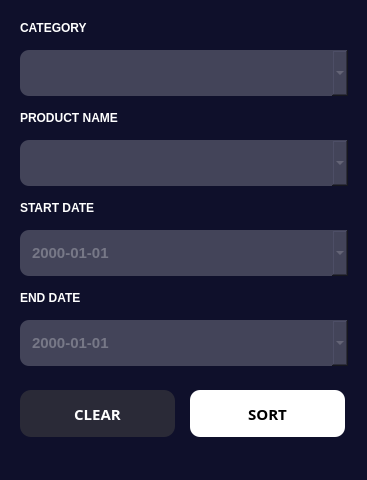
<?xml version="1.0" encoding="UTF-8"?>
<ui version="4.0">
 <class>SortSales</class>
 <widget class="QDialog" name="SortSales">
  <property name="geometry">
   <rect>
    <x>0</x>
    <y>0</y>
    <width>367</width>
    <height>480</height>
   </rect>
  </property>
  <property name="minimumSize">
   <size>
    <width>367</width>
    <height>480</height>
   </size>
  </property>
  <property name="maximumSize">
   <size>
    <width>367</width>
    <height>480</height>
   </size>
  </property>
  <property name="windowTitle">
   <string>Dialog</string>
  </property>
  <property name="styleSheet">
   <string notr="true">QDialog#SortSales{
background-color: rgb(15, 16, 43);
}</string>
  </property>
  <widget class="QLabel" name="label_7">
   <property name="geometry">
    <rect>
     <x>20</x>
     <y>110</y>
     <width>111</width>
     <height>16</height>
    </rect>
   </property>
   <property name="styleSheet">
    <string notr="true">font-family: 'Montserrat';
font-style: normal;
font-weight: 600;
font-size: 10.1515px;
line-height: 12px;
text-transform: uppercase;

color: #FFFFFF;</string>
   </property>
   <property name="text">
    <string>PRODUCT NAME</string>
   </property>
  </widget>
  <widget class="QComboBox" name="CatCBOX">
   <property name="geometry">
    <rect>
     <x>20</x>
     <y>50</y>
     <width>328</width>
     <height>46</height>
    </rect>
   </property>
   <property name="styleSheet">
    <string notr="true">font-family: 'Montserrat';
font-style: normal;
font-weight: 500;
font-size: 15px;
line-height: 18px;
color: #777887;

position: absolute;
width: 318px;
height: 34px;

background: #434459;
border-radius: 9.32035px;

padding-left:10px;</string>
   </property>
   <property name="editable">
    <bool>false</bool>
   </property>
   <property name="frame">
    <bool>true</bool>
   </property>
  </widget>
  <widget class="QLabel" name="label_12">
   <property name="geometry">
    <rect>
     <x>20</x>
     <y>20</y>
     <width>151</width>
     <height>16</height>
    </rect>
   </property>
   <property name="styleSheet">
    <string notr="true">font-family: 'Montserrat';
font-style: normal;
font-weight: 600;
font-size: 10.1515px;
line-height: 12px;
text-transform: uppercase;

color: #FFFFFF;</string>
   </property>
   <property name="text">
    <string>CATEGORY</string>
   </property>
  </widget>
  <widget class="QLabel" name="label_13">
   <property name="geometry">
    <rect>
     <x>20</x>
     <y>200</y>
     <width>151</width>
     <height>16</height>
    </rect>
   </property>
   <property name="styleSheet">
    <string notr="true">font-family: 'Montserrat';
font-style: normal;
font-weight: 600;
font-size: 10.1515px;
line-height: 12px;
text-transform: uppercase;

color: #FFFFFF;</string>
   </property>
   <property name="text">
    <string>START DATE</string>
   </property>
  </widget>
  <widget class="QPushButton" name="pushButton_24">
   <property name="geometry">
    <rect>
     <x>20</x>
     <y>390</y>
     <width>155</width>
     <height>47</height>
    </rect>
   </property>
   <property name="font">
    <font>
     <family>Montserrat</family>
     <pointsize>-1</pointsize>
     <weight>75</weight>
     <italic>false</italic>
     <bold>true</bold>
    </font>
   </property>
   <property name="styleSheet">
    <string notr="true">font-family: 'Montserrat';
font-style: normal;
font-weight: 600;
font-size: 15px;
line-height: 18px;

color: #FFFFFF;
box-sizing: border-box;

position: absolute;
width: 131px;
height: 34px;
left: 52.1px;
top: calc(50% - 34px/2 + 231px);

background: #2A2A37;
border-radius: 11px;</string>
   </property>
   <property name="text">
    <string>CLEAR</string>
   </property>
   <property name="icon">
    <iconset resource="ICONS.qrc">
     <normaloff>:/ARROW/RESOURCE/clear.png</normaloff>:/ARROW/RESOURCE/clear.png</iconset>
   </property>
   <property name="iconSize">
    <size>
     <width>12</width>
     <height>12</height>
    </size>
   </property>
  </widget>
  <widget class="QPushButton" name="confirmsort">
   <property name="geometry">
    <rect>
     <x>190</x>
     <y>390</y>
     <width>155</width>
     <height>47</height>
    </rect>
   </property>
   <property name="font">
    <font>
     <family>Montserrat</family>
     <pointsize>-1</pointsize>
     <weight>75</weight>
     <italic>false</italic>
     <bold>true</bold>
    </font>
   </property>
   <property name="styleSheet">
    <string notr="true">font-family: 'Montserrat';
font-style: normal;
font-weight: 600;
font-size: 15px;
line-height: 18px;

color: rgb(0, 0, 0);
box-sizing: border-box;

position: absolute;
width: 131px;
height: 34px;
left: 200.1px;
top: calc(50% - 34px/2 + 231px);

background: #FFFFFF;
border-radius: 10px;</string>
   </property>
   <property name="text">
    <string>SORT</string>
   </property>
   <property name="icon">
    <iconset resource="ICONS.qrc">
     <normaloff>:/ARROW/RESOURCE/next.png</normaloff>:/ARROW/RESOURCE/next.png</iconset>
   </property>
   <property name="iconSize">
    <size>
     <width>12</width>
     <height>12</height>
    </size>
   </property>
  </widget>
  <widget class="QLabel" name="label_14">
   <property name="geometry">
    <rect>
     <x>20</x>
     <y>290</y>
     <width>151</width>
     <height>16</height>
    </rect>
   </property>
   <property name="styleSheet">
    <string notr="true">font-family: 'Montserrat';
font-style: normal;
font-weight: 600;
font-size: 10.1515px;
line-height: 12px;
text-transform: uppercase;

color: #FFFFFF;</string>
   </property>
   <property name="text">
    <string>END DATE</string>
   </property>
  </widget>
  <widget class="QDateEdit" name="startdate">
   <property name="geometry">
    <rect>
     <x>20</x>
     <y>230</y>
     <width>328</width>
     <height>46</height>
    </rect>
   </property>
   <property name="styleSheet">
    <string notr="true">font-family: 'Montserrat';
font-style: normal;
font-weight: 500;
font-size: 15px;
line-height: 18px;
color: #777887;

position: absolute;
width: 318px;
height: 34px;

background: #434459;
border-radius: 9.32035px;

padding-left:10px;</string>
   </property>
   <property name="displayFormat">
    <string>yyyy-MM-dd</string>
   </property>
   <property name="calendarPopup">
    <bool>true</bool>
   </property>
  </widget>
  <widget class="QDateEdit" name="enddate">
   <property name="geometry">
    <rect>
     <x>20</x>
     <y>320</y>
     <width>328</width>
     <height>46</height>
    </rect>
   </property>
   <property name="styleSheet">
    <string notr="true">font-family: 'Montserrat';
font-style: normal;
font-weight: 500;
font-size: 15px;
line-height: 18px;
color: #777887;

position: absolute;
width: 318px;
height: 34px;

background: #434459;
border-radius: 9.32035px;

padding-left:10px;</string>
   </property>
   <property name="displayFormat">
    <string>yyyy-MM-dd</string>
   </property>
   <property name="calendarPopup">
    <bool>true</bool>
   </property>
  </widget>
  <widget class="QComboBox" name="cbpname">
   <property name="geometry">
    <rect>
     <x>20</x>
     <y>140</y>
     <width>328</width>
     <height>46</height>
    </rect>
   </property>
   <property name="styleSheet">
    <string notr="true">font-family: 'Montserrat';
font-style: normal;
font-weight: 500;
font-size: 15px;
line-height: 18px;
color: #777887;

position: absolute;
width: 318px;
height: 34px;

background: #434459;
border-radius: 9.32035px;

padding-left:10px;</string>
   </property>
  </widget>
 </widget>
 <resources>
  <include location="ICONS.qrc"/>
 </resources>
 <connections/>
</ui>
